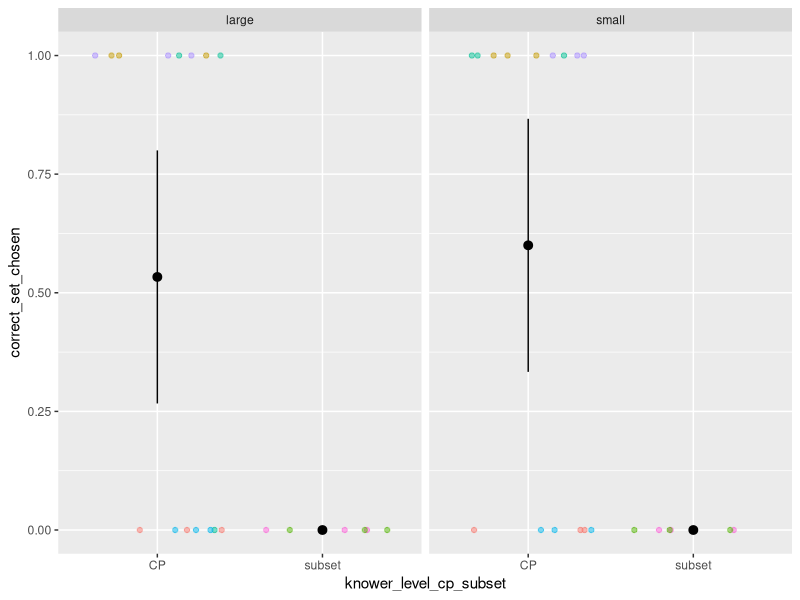
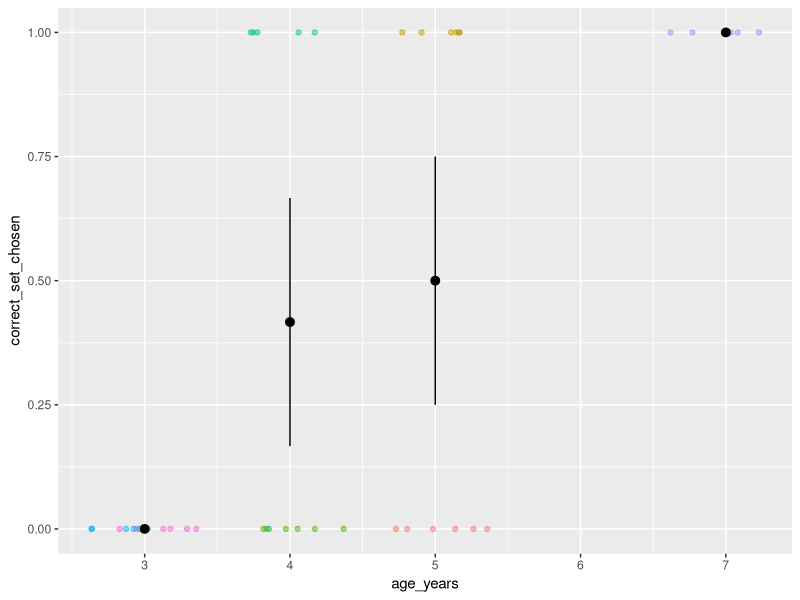
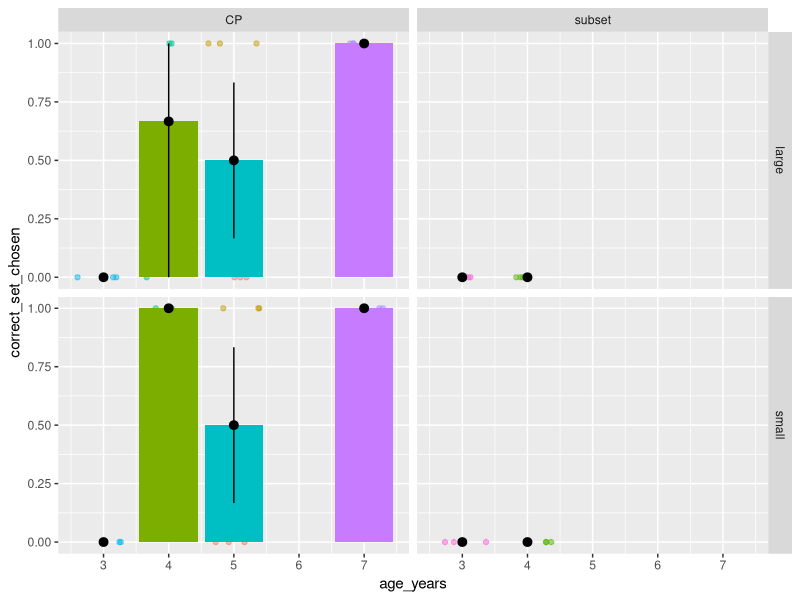
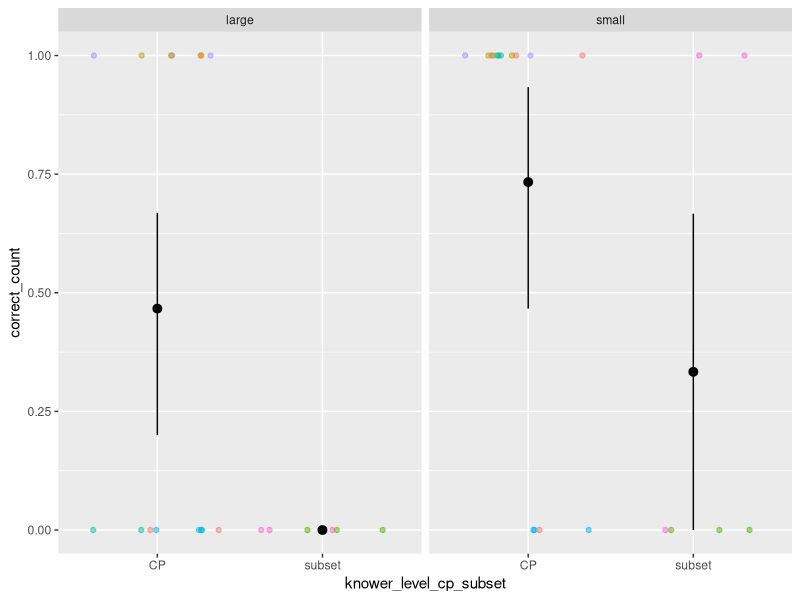
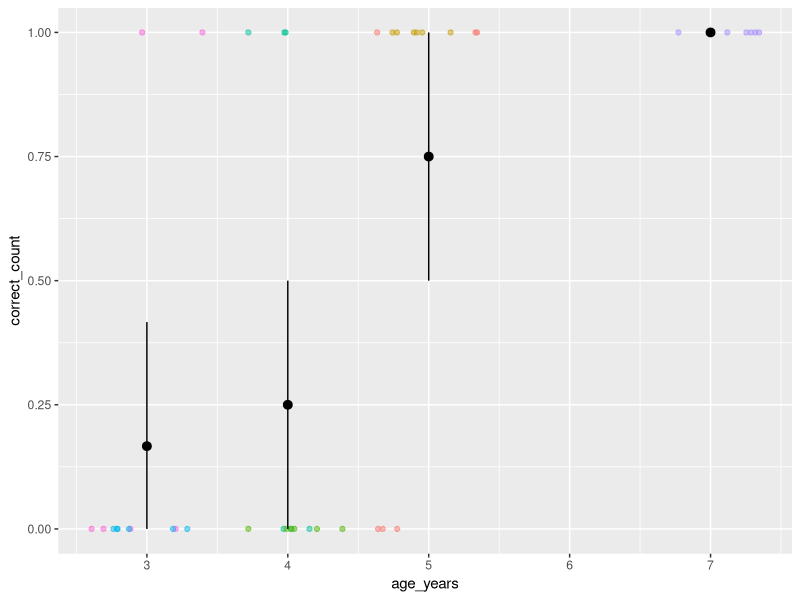
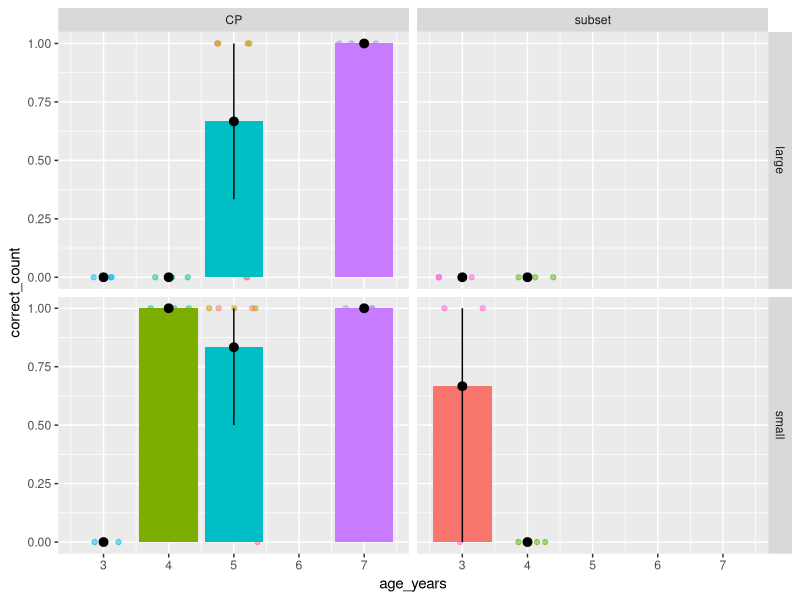
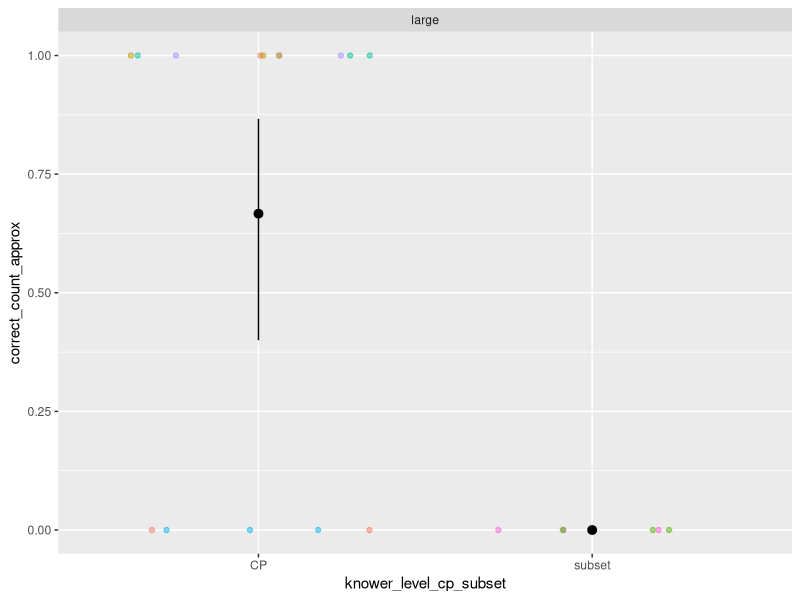
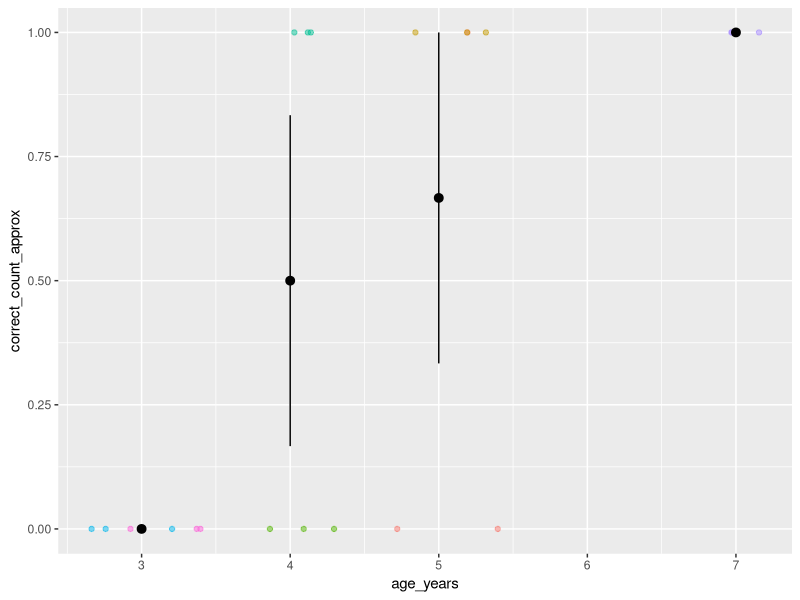

Here is the R script that generated these plots, in order:
## ---- chunk 1
knitr::opts_chunk$set(echo = FALSE)
library('tidyverse')
library("purrr")
library("uuid")
library('lubridate')
library('ggplot2')

#theme_set(theme_classic())
## ---- chunk 2
df.ppt <- read.csv('../../../data/pilot/PROCESSED_DATA/pilot_exp1_ppt.csv')
df.trial <- read.csv('../../../data/pilot/PROCESSED_DATA/pilot_exp1_trial.csv')
## ---- chunk 3
#exclusions go here (or in a separate thing)
## ---- chunk 4

df.ppt %>%
  count(age_years) %>%
  knitr::kable()

df.ppt %>%
  count(gender) %>%
  knitr::kable()

df.ppt %>%
  count(knower_level_cp_subset) %>%
  knitr::kable()
## ---- chunk 5
df.trial <- df.trial %>%
  mutate(correct_count_no_na = ifelse(is.na(correct_count), 0, 1), 
         correct_count_approx_no_na = ifelse(is.na(correct_count_approx), 0, 1)) 
## ---- chunk 6
ggplot(data = df.trial, 
       mapping = aes(x = knower_level_cp_subset, y = correct_set_chosen)) + 
  geom_jitter(aes(color = id), 
              height = 0, 
              alpha = 0.5) +  
  stat_summary(fun.data = "mean_cl_boot", 
               geom = "pointrange") +
    facet_grid(~ magnitude) + 
  theme(legend.position = "none")

ggplot(data = df.trial, 
       mapping = aes(x = age_years, y = correct_set_chosen)) + 
  geom_jitter(aes(color = id), 
              height = 0, 
              alpha = 0.5) +  
  stat_summary(fun.data = "mean_cl_boot", 
               geom = "pointrange") +
  theme(legend.position = "none")

ggplot(data = df.trial, 
       mapping = aes(x = age_years, y = correct_set_chosen)) + 
  geom_jitter(aes(color = id), 
              height = 0, 
              alpha = 0.5) +  
  geom_bar(aes(fill = as.factor(age_years)),
           stat = "summary", 
           fun.y = "mean") +
  stat_summary(fun.data = "mean_cl_boot", 
               geom = "pointrange") +
  facet_grid(magnitude ~ knower_level_cp_subset) + 
  theme(legend.position = "none")
## ---- chunk 7
ggplot(data = df.trial, 
       mapping = aes(x = knower_level_cp_subset, y = correct_count)) + 
  geom_jitter(aes(color = id), 
              height = 0, 
              alpha = 0.5) +  
  stat_summary(fun.data = "mean_cl_boot", 
               geom = "pointrange") +
  facet_grid(~ magnitude) + 
  theme(legend.position = "none")

ggplot(data = df.trial, 
       mapping = aes(x = age_years, y = correct_count)) + 
  geom_jitter(aes(color = id), 
              height = 0, 
              alpha = 0.5) +  
  stat_summary(fun.data = "mean_cl_boot", 
               geom = "pointrange") +
  theme(legend.position = "none")

ggplot(data = df.trial, 
       mapping = aes(x = age_years, y = correct_count)) + 
  geom_jitter(aes(color = id), 
              height = 0, 
              alpha = 0.5) +  
  geom_bar(aes(fill = as.factor(age_years)),
           stat = "summary", 
           fun.y = "mean") +
  stat_summary(fun.data = "mean_cl_boot", 
               geom = "pointrange") +
  facet_grid(magnitude ~ knower_level_cp_subset) + 
  theme(legend.position = "none")
## ---- chunk 8
ggplot(data = df.trial %>% filter(magnitude == "large"), 
       mapping = aes(x = knower_level_cp_subset, y = correct_count_approx)) + 
  geom_jitter(aes(color = id), 
              height = 0, 
              alpha = 0.5) +  
  stat_summary(fun.data = "mean_cl_boot", 
               geom = "pointrange") +
  facet_grid(~ magnitude) + 
  theme(legend.position = "none")

ggplot(data = df.trial %>% filter(magnitude == "large"), 
       mapping = aes(x = age_years, y = correct_count_approx)) + 
  geom_jitter(aes(color = id), 
              height = 0, 
              alpha = 0.5) +  
  stat_summary(fun.data = "mean_cl_boot", 
               geom = "pointrange") +
  theme(legend.position = "none")

ggplot(data = df.trial %>% filter(magnitude == "large"), 
       mapping = aes(x = age_years, y = correct_count_approx)) + 
  geom_jitter(aes(color = id), 
              height = 0, 
              alpha = 0.5) +  
  geom_bar(aes(fill = as.factor(age_years)),
           stat = "summary", 
           fun.y = "mean") +
  stat_summary(fun.data = "mean_cl_boot", 
               geom = "pointrange") +
  facet_grid(magnitude ~ knower_level_cp_subset) + 
  theme(legend.position = "none")
## ---- chunk 9
ggplot(data = df.trial, 
       mapping = aes(x = knower_level_cp_subset, y = abs(count_error))) + 
  geom_jitter(aes(color = id), 
              height = 0, 
              alpha = 0.5) +  
  stat_summary(fun.data = "mean_cl_boot", 
               geom = "pointrange") +
  facet_grid(~ magnitude) + 
  theme(legend.position = "none")

ggplot(data = df.trial, 
       mapping = aes(x = age_years, y = abs(count_error))) + 
  geom_jitter(aes(color = id), 
              height = 0, 
              alpha = 0.5) +  
  stat_summary(fun.data = "mean_cl_boot", 
               geom = "pointrange") +
  theme(legend.position = "none")

ggplot(data = df.trial, 
       mapping = aes(x = age_years, y = abs(count_error))) + 
  geom_jitter(aes(color = id), 
              height = 0, 
              alpha = 0.5) +  
  geom_bar(aes(fill = as.factor(age_years)),
           stat = "summary", 
           fun.y = "mean") +
  stat_summary(fun.data = "mean_cl_boot", 
               geom = "pointrange") +
  facet_grid(magnitude ~ knower_level_cp_subset) + 
  theme(legend.position = "none")
